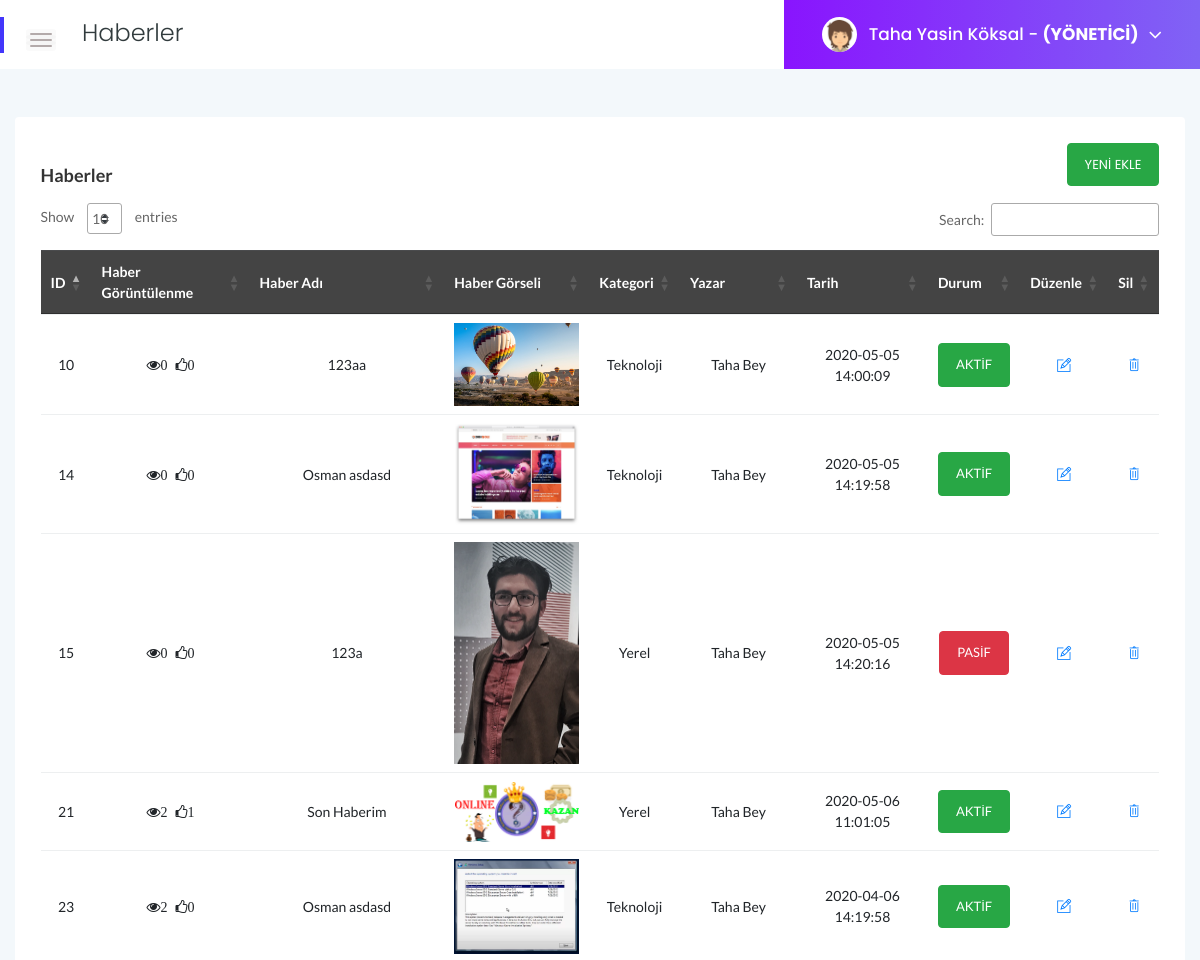
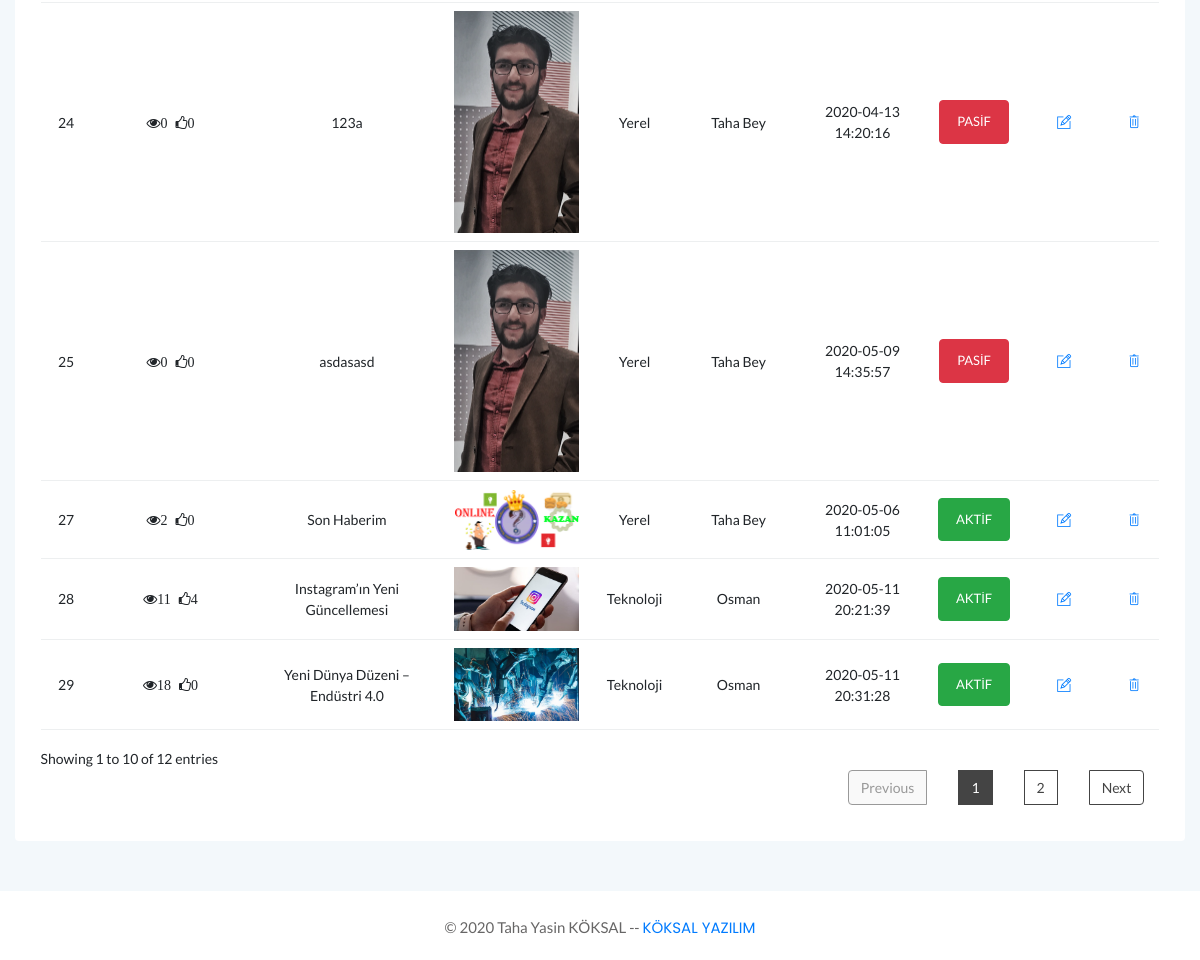
The app's page /admin/haberler.php (signed in) with its own data (2 pictures, top to bottom).
### tables this page shows
CREATE TABLE `uyeler` (
  `uye_id` int(11) NOT NULL,
  `uye_adsoyad` varchar(100) NOT NULL,
  `uye_kullaniciadi` varchar(100) NOT NULL,
  `uye_parola` varchar(150) NOT NULL,
  `uye_yazar` varchar(150) NOT NULL,
  `uye_mail` varchar(200) NOT NULL,
  `uye_durum` enum('2','1','0') NOT NULL,
  `uye_tarih` timestamp NOT NULL DEFAULT CURRENT_TIMESTAMP,
  `dogrulamakodu` varchar(100) NOT NULL
);

CREATE TABLE `haberler` (
  `haber_id` int(11) NOT NULL,
  `haber_yazar` varchar(150) NOT NULL,
  `haber_yazarid` int(11) NOT NULL,
  `haber_gorsel` varchar(150) NOT NULL,
  `haber_kategori` varchar(200) NOT NULL,
  `haber_ad` varchar(255) NOT NULL,
  `haber_icerik` text NOT NULL,
  `haber_tarih` timestamp NOT NULL DEFAULT CURRENT_TIMESTAMP,
  `haber_durum` enum('1','0') NOT NULL,
  `haber_goruntulenme` int(11) NOT NULL,
  `haber_begenme` int(11) NOT NULL
);

CREATE TABLE `haber_kategori` (
  `kategori_id` int(11) NOT NULL,
  `kategori_ad` varchar(100) NOT NULL,
  `kategori_detay` varchar(255) NOT NULL
);

### admin/menu.php (called while the page is built, shortened)
<?php if (yetkikontrol()) { ?>
	<li>
		<a href="javascript:void(0)" aria-expanded="true"><i class="ti-settings"></i><span>Ayarlar</span></a>
		<ul class="collapse">
			<li><a href="site-ayar.php">Site Genel Ayarları</a></li>
			<li><a href="tasarim-duzenle.php">Tasarımı Düzenle</a></li>
			<li><a href="reklam-ayari.php">Reklam Ayarları</a></li>
		</ul>
	</li>
<?php } ?>

### admin/yetkikontrol.php (called while the page is built, shortened)
<?php
function yetkikontrol()
{
	include("netting/baglan.php");
	$kullanicisoryetki=$db->prepare("SELECT * FROM uyeler where uye_mail=:mail");
	$kullanicisoryetki->execute(array(
		'mail' => $_SESSION['uye_mail']
	));
	$uyeyetkicek=$kullanicisoryetki->fetch(PDO::FETCH_ASSOC);
	$yet= $uyeyetkicek["uye_durum"];
	if ($yet=="2") {
		return true;
	}
}
?>

### admin/haberler.php (the view, shortened to what this page needs)
<?php include"header.php"; ?>
<h4 class="page-title pull-left">Haberler</h4>
<?php include"uye-durum-kontrol.php";
$uyeidd = $uyecek["uye_id"];
if ($uyecek["uye_durum"]=="2") {
    $habersor=$db->prepare("SELECT * FROM haberler ORDER BY haber_id DESC");
    $habersor->execute();
}else if($uyecek["uye_durum"]=="1")
{
    $habersor=$db->prepare("SELECT * FROM haberler WHERE haber_yazarid ='$uyeidd' order by haber_id desc");
    $habersor->execute();
}
?>
<div class="main-content-inner">
    <div class="row">
     <div class="col-12 mt-5">
        <div class="card">
            <div class="card-body">
                <a href="yeni-haber.php"><button type="button" class="btn btn-success pull-right">YENİ EKLE</button></a><br>
                <h4 class="header-title">Haberler</h4>
                <div class="data-tables datatable-dark">
                    <table id="dataTable3" class="text-center">
                        <thead class="text-capitalize">
                            <tr>
                                <th>ID</th>
                                <th>Haber Görüntülenme</th>
                                <th>Haber Adı</th>
                                <th>Haber Görseli</th>
                                <th>Kategori</th>
                                <th>Yazar</th>
                                <th>Tarih</th>
                                <th>Durum</th>
                                <th>Düzenle</th>
                                <th>Sil</th>
                            </tr>
                        </thead>
                        <tbody>
                         <?php while ($habercek=$habersor->fetch(PDO::FETCH_ASSOC)) { ?>
                            <tr>
                                <td><?php echo $habercek["haber_id"]; ?></td>
                                 <td ><div class="fa fa-eye"><?php echo $habercek["haber_goruntulenme"]; ?></div>&nbsp;&nbsp;
                                    <div class="fa fa-thumbs-o-up"><?php echo $habercek["haber_begenme"]; ?></div></td>
                                <td><?php echo $habercek["haber_ad"]; ?></td>
                                <td><img src="../<?php echo $habercek["haber_gorsel"]; ?>" width="150px"></td>
                                <td><?php
                                $kategorisor=$db->prepare("SELECT * FROM haber_kategori where kategori_id=:id");
                                $kategorisor->execute(array(
                                    'id' => $habercek["haber_kategori"]
                                ));
                                $kategoricek=$kategorisor->fetch(PDO::FETCH_ASSOC);
                                echo $kategoricek["kategori_ad"];
                                ?></td>
                                <td><?php echo $habercek["haber_yazar"]; ?></td>
                                <td><?php echo $habercek["haber_tarih"]; ?></td>
                                <td><?php if($habercek["haber_durum"]=="1"){echo '<button type="button" class="btn btn-success">AKTİF</button>';}
                                else if($habercek["haber_durum"]=="0"){echo '<button type="button" class="btn btn-danger">PASİF</button>';}
                                ?></td>
                                <td><a href="haber-duzenle.php?haber_id=<?php echo $habercek["haber_id"]; ?>"><div class="ti-pencil-alt"></div></a></td>
                                <td><a href="netting/islem.php?haber_id=<?php echo $habercek["haber_id"]; ?>&habersil=ok&&eskiyol=<?php echo $habercek["haber_gorsel"]; ?>"><div class="ti-trash"></div></a></td>
                            </tr>
                        <?php } ?>
                    </tbody>
                </table>
            </div>
        </div>
    </div>
</div>
</div>
</div>
</div>
<?php include"footer.php"; ?>

### admin/uye-durum-kontrol.php (shortened to what this page needs)
      </div>
  </div>
  <div class="col-sm-6 clearfix">
    <div class="user-profile pull-right">
        <img class="avatar user-thumb" src="assets/images/author/avatar.png" alt="avatar">
        <h4 class="user-name dropdown-toggle" data-toggle="dropdown"><?php echo $uyecek["uye_adsoyad"];
        if ($uyecek["uye_durum"]==2) {
            echo " - <b>(YÖNETİCİ)</b>";
        }else if ($uyecek["uye_durum"]==1) {
            echo " - <b>(Yazar)</b>";
        }else if ($uyecek["uye_durum"]==0) {
            header("Location:cikisyap.php?hesaponayi=no");
        }
        ?><i class="fa fa-angle-down"></i></h4>
    </div>
</div>
</div>
</div>

### admin/assets/css/styles.css (style rules this page uses)
.card { border: none; border-radius: 4px; background-color: #fff; -webkit-transition: all 0.3s ease 0s; transition: all 0.3s ease 0s; }
.card-body { padding: 25.6px; padding: 1.6rem; }
.main-content-inner { padding: 0 30px 50px; }
.page-title { font-size: 24px; font-weight: 300; color: #313b3d; letter-spacing: 0; margin-right: 30px; }
.user-profile { margin-right: -30px; display: -webkit-box; display: -ms-flexbox; display: flex; -webkit-box-align: center; -ms-flex-align: center; align-items: center; -ms-flex-wrap: wrap; flex-wrap: wrap; background: -webkit-linear-gradient(left, #8914fe 0%, #8063f5 100%); background: linear-gradient(to right, #8914fe 0%, #8063f5 100%); padding: 17px 38px; position: relative; }
.user-profile img.avatar { height: 35px; width: 35px; border-radius: 50%; margin-right: 12px; }
.user-name { font-size: 17px; font-weight: 500; color: #fff; letter-spacing: 0; cursor: pointer; -webkit-user-select: none; -moz-user-select: none; -ms-user-select: none; user-select: none; }
.user-name i { margin-left: 10px; font-size: 21px; vertical-align: middle; position: relative; }
.notification-area .dropdown-toggle, .user-name.dropdown-toggle { position: relative; }
.notification-area .dropdown-toggle:after, .user-name.dropdown-toggle:after { display: none; }
.header-title { font-family: 'Lato', sans-serif; font-size: 18px; font-weight: 600; letter-spacing: 0; color: #333; text-transform: capitalize; margin-bottom: 17px; }
.btn { padding: 11px 17px; font-size: 13px; letter-spacing: 0; }
table tr th { border-bottom: none; }
table tr th, table tr td { border-top: 1px solid rgba(120, 130, 140, 0.13) !important; }
table tr td [class^="ti-"] { cursor: pointer; }
table.dataTable.no-footer { border-bottom: 1px solid rgba(120, 130, 140, 0.13) !important; }
table.dataTable thead th, table.dataTable thead td { border-bottom-color: transparent; }
.datatable-dark thead { background: #444; color: #fff; }

### records on screen
uyeler: uye_adsoyad "Taha Yasin Köksal"
haberler: haber_id "29", haber_goruntulenme "18", haber_begenme "0", haber_ad "Yeni Dünya Düzeni – Endüstri 4.0", haber_gorsel (picture), haber_kategori.kategori_ad "Teknoloji", haber_yazar "Osman", haber_tarih "2020-05-11 20:31:28", haber_durum "AKTİF"
haberler: haber_id "28", haber_goruntulenme "11", haber_begenme "4", haber_ad "Instagram’ın Yeni Güncellemesi", haber_gorsel (picture), haber_kategori.kategori_ad "Teknoloji", haber_yazar "Osman", haber_tarih "2020-05-11 20:21:39", haber_durum "AKTİF"
haberler: haber_id "27", haber_goruntulenme "2", haber_begenme "0", haber_ad "Son Haberim", haber_gorsel (picture), haber_kategori.kategori_ad "Yerel", haber_yazar "Taha Bey", haber_tarih "2020-05-06 11:01:05", haber_durum "AKTİF"
haberler: haber_id "25", haber_goruntulenme "0", haber_begenme "0", haber_ad "asdasasd", haber_gorsel (picture), haber_kategori.kategori_ad "Yerel", haber_yazar "Taha Bey", haber_tarih "2020-05-09 14:35:57", haber_durum "PASİF"
haberler: haber_id "24", haber_goruntulenme "0", haber_begenme "0", haber_ad "123a", haber_gorsel (picture), haber_kategori.kategori_ad "Yerel", haber_yazar "Taha Bey", haber_tarih "2020-04-13 14:20:16", haber_durum "PASİF"
haberler: haber_id "23", haber_goruntulenme "2", haber_begenme "0", haber_ad "Osman asdasd", haber_gorsel (picture), haber_kategori.kategori_ad "Teknoloji", haber_yazar "Taha Bey", haber_tarih "2020-04-06 14:19:58", haber_durum "AKTİF"
haberler: haber_id "21", haber_goruntulenme "2", haber_begenme "1", haber_ad "Son Haberim", haber_gorsel (picture), haber_kategori.kategori_ad "Yerel", haber_yazar "Taha Bey", haber_tarih "2020-05-06 11:01:05", haber_durum "AKTİF"
haberler: haber_id "15", haber_goruntulenme "0", haber_begenme "0", haber_ad "123a", haber_gorsel (picture), haber_kategori.kategori_ad "Yerel", haber_yazar "Taha Bey", haber_tarih "2020-05-05 14:20:16", haber_durum "PASİF"
haberler: haber_id "14", haber_goruntulenme "0", haber_begenme "0", haber_ad "Osman asdasd", haber_gorsel (picture), haber_kategori.kategori_ad "Teknoloji", haber_yazar "Taha Bey", haber_tarih "2020-05-05 14:19:58", haber_durum "AKTİF"
haberler: haber_id "10", haber_goruntulenme "0", haber_begenme "0", haber_ad "123aa", haber_gorsel (picture), haber_kategori.kategori_ad "Teknoloji", haber_yazar "Taha Bey", haber_tarih "2020-05-05 14:00:09", haber_durum "AKTİF"
